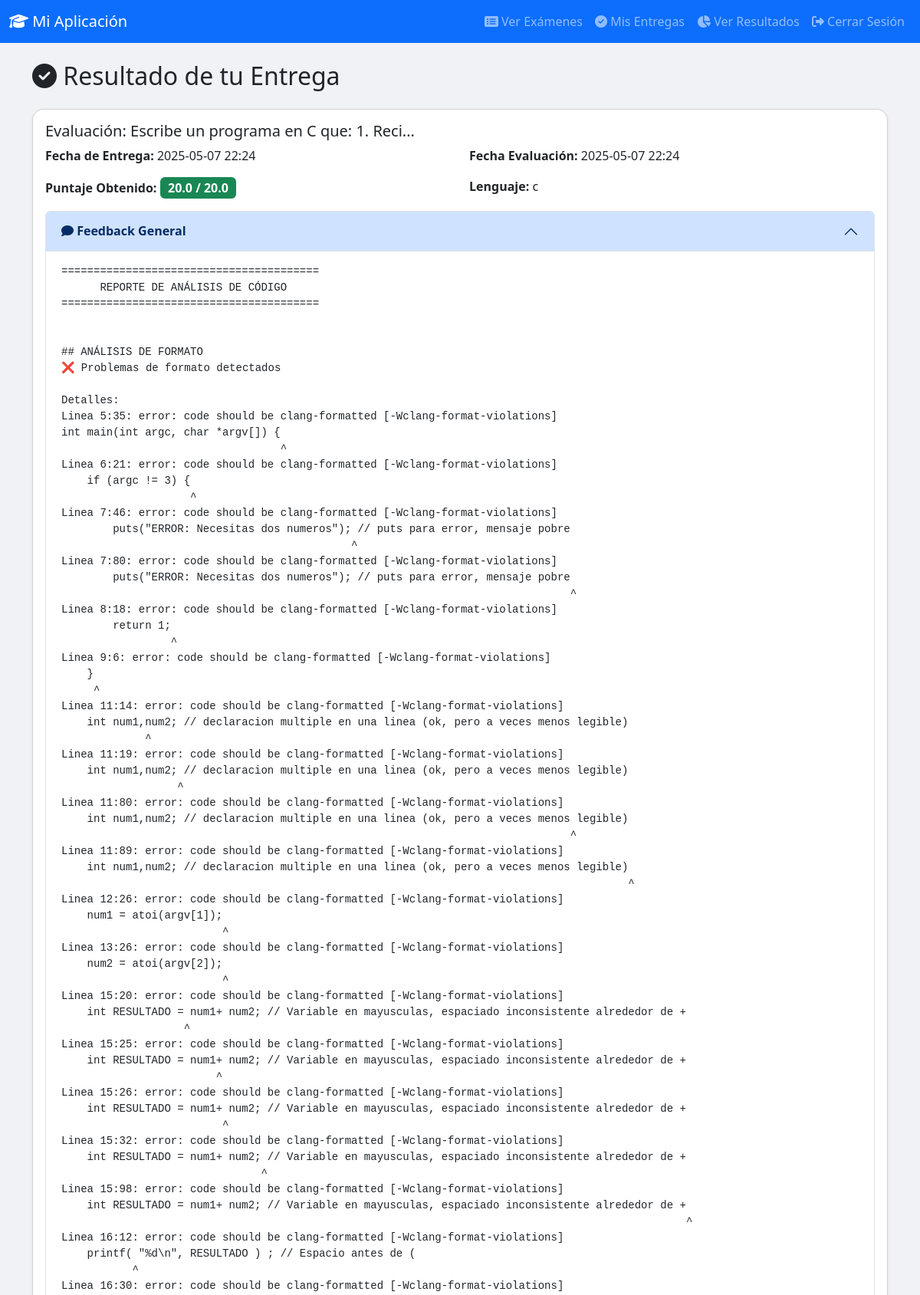
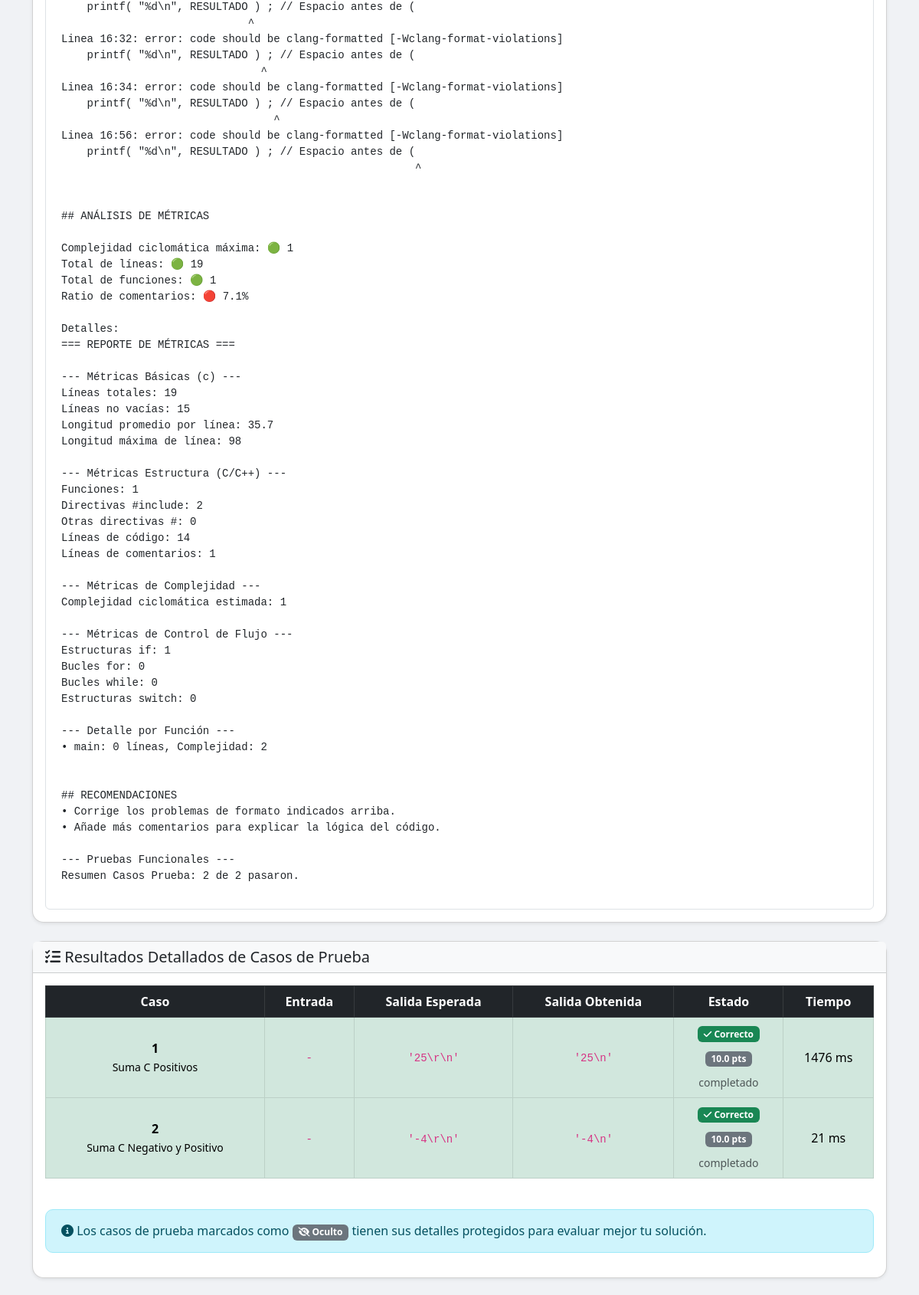
The page /resultado/115 (signed in, upper part) on the database its author committed (2 pictures, top to bottom).
### models.py (models this page shows, shortened)
class Pregunta(db.Model):
    __tablename__ = 'pregunta'
    id = db.Column(db.Integer, primary_key=True)
    enunciado = db.Column(db.Text, nullable=False)
    puntaje_total = db.Column(db.Float, nullable=False)
    lenguaje_programacion = db.Column(db.String(50), nullable=False)
    solucion_modelo = db.Column(db.Text, nullable=True)
    rubrica_evaluacion = db.Column(db.Text, nullable=True, comment="Rubrica en formato JSON para la evaluación con LLM")
    examen_id = db.Column(db.Integer, db.ForeignKey('examen.id'), nullable=False)
    configuracion_formato_json = db.Column(
        db.Text,
        nullable=True,
        comment='Configuración del linter en JSON. Ej: {"perfil": "flake8", "args_adicionales": "--ignore=E501"}'
    )
    casos_de_prueba = db.relationship('CasoDePrueba', backref='pregunta', lazy=True, cascade="all, delete-orphan")
    entregas = db.relationship('Entrega', backref='pregunta', lazy='dynamic')

class Entrega(db.Model):
    __tablename__ = 'entrega'
    id = db.Column(db.Integer, primary_key=True)
    fecha_entrega = db.Column(db.DateTime, nullable=False, default=datetime.utcnow)
    codigo_fuente = db.Column(db.Text, nullable=False)
    archivo = db.Column(db.String(120), nullable=True)
    alumno_id = db.Column(db.Integer, db.ForeignKey('usuario.id'), nullable=False)
    pregunta_id = db.Column(db.Integer, db.ForeignKey('pregunta.id'), nullable=False)
    evaluacion = db.relationship('Evaluacion', backref='entrega', uselist=False)
    analisis_resultados = db.relationship(
        'AnalisisResultado',
        back_populates='entrega', # Usar back_populates
        lazy='dynamic', # Cambiado a dynamic para que sea una query
        cascade='all, delete-orphan'
    )

class Evaluacion(db.Model):
    __tablename__ = 'evaluacion'
    id = db.Column(db.Integer, primary_key=True)
    puntaje_obtenido = db.Column(db.Float, nullable=False)
    feedback = db.Column(db.Text, nullable=True)
    feedback_llm_general = db.Column(db.Text, nullable=True, comment="Feedback cualitativo general del LLM")
    fecha_evaluacion = db.Column(db.DateTime, nullable=False, default=datetime.utcnow)
    entrega_id = db.Column(db.Integer, db.ForeignKey('entrega.id'), nullable=False)
    resultados = db.relationship('ResultadoDeEvaluacion', backref='evaluacion', lazy=True)
    resultados_criterios_llm = db.relationship('ResultadoCriterioLLM', backref='evaluacion', lazy='dynamic', cascade="all, delete-orphan")

class ResultadoDeEvaluacion(db.Model):
    __tablename__ = 'resultado_de_evaluacion'
    id = db.Column(db.Integer, primary_key=True)
    paso = db.Column(db.Boolean, nullable=False)
    salida_obtenida = db.Column(db.Text, nullable=False)
    puntos_obtenidos = db.Column(db.Float, nullable=False)
    evaluacion_id = db.Column(db.Integer, db.ForeignKey('evaluacion.id'), nullable=False)
    caso_de_prueba_id = db.Column(db.Integer, db.ForeignKey('caso_de_prueba.id'), nullable=False)
    salida_obtenida_repr = db.Column(db.Text, nullable=True, comment="Representación depurable (repr) de la salida obtenida")
    salida_esperada_repr = db.Column(db.Text, nullable=True, comment="Representación depurable (repr) de la salida esperada")
    entrada_repr = db.Column(db.Text, nullable=True, comment="Representación depurable (repr) de la entrada utilizada")
    argumentos_repr = db.Column(db.Text, nullable=True, comment="Representación depurable (repr) de los argumentos utilizados")
    stderr_obtenido = db.Column(db.Text, nullable=True, comment="Salida de error si existió durante la ejecución")
    stderr_obtenido_repr = db.Column(db.Text, nullable=True, comment="Representación depurable de stderr")
    tiempo_ejecucion_ms = db.Column(db.Integer, nullable=True, comment="Tiempo de ejecución en milisegundos")
    memoria_utilizada_kb = db.Column(db.Integer, nullable=True, comment="Memoria utilizada en kilobytes")
    estado_ejecucion = db.Column(db.String(50), nullable=True,
                                 comment="Estado detallado: 'completado', 'timeout', 'error', etc.")
    codigo_retorno = db.Column(db.Integer, nullable=True,
                               comment="Código de retorno del proceso ejecutado")
    diferencias_resumen = db.Column(db.Text, nullable=True,
                                   comment="Resumen de diferencias entre salida esperada y obtenida")
    fecha_ejecucion = db.Column(db.DateTime, default=datetime.utcnow, nullable=True)

class CasoDePrueba(db.Model):
    __tablename__ = 'caso_de_prueba'
    id = db.Column(db.Integer, primary_key=True)
    descripcion = db.Column(db.Text, nullable=False)
    argumentos = db.Column(db.Text, nullable=False)
    entrada = db.Column(db.Text, nullable=True, default="")
    salida_esperada = db.Column(db.Text, nullable=True, default="")
    puntos = db.Column(db.Float, nullable=False)
    es_oculto = db.Column(db.Boolean, default=False)
    pregunta_id = db.Column(db.Integer, db.ForeignKey('pregunta.id'), nullable=False)
    resultados = db.relationship('ResultadoDeEvaluacion', backref='caso_de_prueba', lazy='dynamic')

### routes.py (the view, shortened to what this page needs)
@app.route('/resultado/<int:entrega_id>')
@login_required
def ver_resultado(entrega_id):
    entrega = Entrega.query.get_or_404(entrega_id)
    if entrega.alumno_id != current_user.id:
        flash('No tienes permiso para ver este resultado.', 'danger')
        return redirect(url_for('dashboard'))
    evaluacion = entrega.evaluacion
    if not evaluacion:
        flash('La entrega aún no ha sido evaluada.', 'warning')
        return redirect(url_for('dashboard'))
    rubrica_json_str = entrega.pregunta.rubrica_evaluacion
    rubrica_data = None
    if rubrica_json_str:
        try:
            rubrica_data = json.loads(rubrica_json_str)
            print(f"Rubrica data successfully loaded: {rubrica_data}")  # Debug log
        except json.JSONDecodeError:
            rubrica_data = {"tipo_rubrica": "error", "criterios": []}  # Default en caso de error
    resultados_llm_list = []
    if evaluacion.resultados_criterios_llm:
        print(f"Resultados LLM: {resultados_llm_list}")  # Debug log
    return render_template(
        'ver_resultado.html',
        evaluacion=evaluacion,
        rubrica_data_json=json.dumps(rubrica_data),
        resultados_llm_json=json.dumps(resultados_llm_list),
    )

### models.py (called while the page is built)
@login_manager.user_loader
def load_user(user_id):
    return Usuario.query.get(int(user_id))

### templates/ver_resultado.html (shortened to what this page needs)
{% extends "base.html" %}
{% block content %}
<h2 class="mb-4"><i class="fas fa-check-circle"></i> Resultado de tu Entrega</h2>
<div class="card shadow-sm mb-4">
    <div class="card-body">
        <h5 class="card-title">Evaluación: {{ evaluacion.entrega.pregunta.enunciado | striptags | truncate(40, True, '...') }}</h5>
        <div class="row">
            <div class="col-md-6">
                <p class="card-text"><strong>Fecha de Entrega:</strong> {{ evaluacion.entrega.fecha_entrega.strftime('%Y-%m-%d %H:%M') }}</p>
                <p class="card-text"><strong>Puntaje Obtenido:</strong>
                    <span class="badge {% if evaluacion.puntaje_obtenido == evaluacion.entrega.pregunta.puntaje_total %}bg-success{% elif evaluacion.puntaje_obtenido > 0 %}bg-warning{% else %}bg-danger{% endif %} fs-6">
                        {{ evaluacion.puntaje_obtenido }} / {{ evaluacion.entrega.pregunta.puntaje_total }}
                    </span>
                </p>
            </div>
            <div class="col-md-6">
                <p class="card-text"><strong>Fecha Evaluación:</strong> {{ evaluacion.fecha_evaluacion.strftime('%Y-%m-%d %H:%M') }}</p>
                <p class="card-text"><strong>Lenguaje:</strong> {{ evaluacion.entrega.pregunta.lenguaje_programacion }}</p>
            </div>
        </div>
        <div class="mt-3">
            <div class="accordion" id="feedbackAccordion">
                <div class="accordion-item">
                    <h2 class="accordion-header">
                        <button class="accordion-button" type="button" data-bs-toggle="collapse" data-bs-target="#feedbackBody" aria-expanded="true" aria-controls="feedbackBody">
                            <strong><i class="fas fa-comment"></i> Feedback General</strong>
                        </button>
                    </h2>
                    <div id="feedbackBody" class="accordion-collapse collapse show" data-bs-parent="#feedbackAccordion">
                        <div class="accordion-body">
                            <pre class="feedback-text">{{ evaluacion.feedback }}</pre>
                        </div>
                    </div>
                </div>
            </div>
        </div>
    </div>
</div>
<div class="card shadow-sm mb-4">
    <div class="card-header bg-light">
        <h5 class="mb-0"><i class="fas fa-tasks"></i> Resultados Detallados de Casos de Prueba</h5>
    </div>
    <div class="card-body">
        <div class="table-responsive">
            <table class="table table-bordered table-hover">
                <thead class="table-dark">
                    <tr>
                        <th>Caso</th>
                        <th>Entrada</th>
                        <th>Salida Esperada</th>
                        <th>Salida Obtenida</th>
                        <th>Estado</th>
                        <th>Tiempo</th>
                    </tr>
                </thead>
                <tbody>
                    {% for resultado in evaluacion.resultados %}
                    <tr class="{% if resultado.paso %}table-success{% else %}table-danger{% endif %}">
                        <td>
                            <span class="fw-bold">{{ loop.index }}</span>
                            {% if resultado.caso_de_prueba.descripcion %}
                            <br><small>{{ resultado.caso_de_prueba.descripcion }}</small>
                            {% endif %}
                        </td>
                        <td>
                            {% if resultado.caso_de_prueba.es_oculto %}
                                <div class="text-muted fst-italic">
                                    <i class="fas fa-eye-slash"></i> Caso de prueba oculto
                                </div>
                            {% else %}
                                <div class="code-display">
                                    {% if resultado.entrada_repr %}
                                        <code>{{ resultado.entrada_repr }}</code>
                                    {% else %}
                                        <code>{{ resultado.caso_de_prueba.entrada|default('-', true) }}</code>
                                    {% endif %}
                                </div>
                            {% endif %}
                        </td>
                        <td>
                            {% if resultado.caso_de_prueba.es_oculto %}
                                <div class="text-muted fst-italic">
                                    <i class="fas fa-eye-slash"></i> Caso de prueba oculto
                                </div>
                            {% else %}
                                <div class="code-display">
                                    {% if resultado.salida_esperada_repr %}
                                        <code>{{ resultado.salida_esperada_repr }}</code>
                                    {% else %}
                                        <code>{{ resultado.caso_de_prueba.salida_esperada }}</code>
                                    {% endif %}
                                </div>
                            {% endif %}
                        </td>
                        <td>
                            {% if resultado.caso_de_prueba.es_oculto %}
                                <div class="text-muted fst-italic">
                                    <i class="fas fa-eye-slash"></i> Caso de prueba oculto
                                </div>
                            {% else %}
                                <div class="code-display">
                                    {% if resultado.salida_obtenida_repr %}
                                        <code>{{ resultado.salida_obtenida_repr }}</code>
                                    {% else %}
                                        <code>{{ resultado.salida_obtenida }}</code>
                                    {% endif %}
                                </div>
                            {% endif %}
                        </td>
                        <td>
                            {% if resultado.paso %}
                                <span class="badge bg-success"><i class="fas fa-check"></i> Correcto</span>
                            {% else %}
                                <span class="badge bg-danger"><i class="fas fa-times"></i> Incorrecto</span>
                            {% endif %}
                            <div class="mt-2">
                                <span class="badge bg-secondary">{{ resultado.puntos_obtenidos }} pts</span>
                            </div>
                            {% if resultado.estado_ejecucion %}
                                <div class="mt-2">
                                    <small class="text-muted">{{ resultado.estado_ejecucion }}</small>
                                </div>
                            {% endif %}
                        </td>
                        <td>
                            {% if resultado.tiempo_ejecucion_ms %}
                                {{ resultado.tiempo_ejecucion_ms }} ms
                            {% else %}
                                -
                            {% endif %}
                        </td>
                    </tr>
                    {% endfor %}
                </tbody>
            </table>
        </div>
        <div class="mt-4">
            <div class="alert alert-info">
                <i class="fas fa-info-circle"></i> Los casos de prueba marcados como <span class="badge bg-secondary"><i class="fas fa-eye-slash"></i> Oculto</span> tienen sus detalles protegidos para evaluar mejor tu solución.
            </div>
        </div>
    </div>
</div>
{% endblock %}

### static/css/styles.css (style rules this page uses)
body { background-color: #f0f2f5; }
.card { border-radius: 15px; transition: transform 0.2s; }
.alert { border-radius: 10px; padding: 15px 20px; font-size: 1rem; }
.table thead th { vertical-align: middle; text-align: center; }
.table tbody td { vertical-align: middle; text-align: center; }

### rows shown on the page
Pregunta: entrega.pregunta.enunciado "Escribe un programa en C que: 1. Reci...", entrega.pregunta.puntaje_total "20.0", entrega.pregunta.lenguaje_programacion "c"
Entrega: entrega.fecha_entrega "2025-05-07 22:24"
Evaluacion: puntaje_obtenido "20.0", fecha_evaluacion "2025-05-07 22:24", feedback "======================================== REPORTE DE ANÁLISIS DE CÓDIGO ======================================== ## ANÁLISIS DE FORMATO ❌ Problemas de formato detectados Detalles: Linea 5:35: error: code should be clang-formatted [-Wclang-format-violations] int main(int argc, char *argv[]) { ^ Linea 6:21: error: code should be clang-formatted [-Wclang-format-violations] if (argc != 3) { ^ Linea 7:46: error: code should be clang-formatted [-Wclang-format-violations] puts(\"ERROR: Necesitas dos numeros\"); // puts para error, mensaje pobre ^ Linea 7:80: error: code should be clang-formatted [-Wclang-format-violations] puts(\"ERROR: Necesitas dos numeros\"); // puts para error, mensaje pobre ^…"
ResultadoDeEvaluacion: caso_de_prueba.descripcion "Suma C Positivos", caso_de_prueba.entrada "-", salida_esperada_repr "'25\\r\\n'", salida_obtenida_repr "'25\\n'", paso True (drawn), puntos_obtenidos "10.0", estado_ejecucion "completado", tiempo_ejecucion_ms "1476"
ResultadoDeEvaluacion: caso_de_prueba.descripcion "Suma C Negativo y Positivo", caso_de_prueba.entrada "-", salida_esperada_repr "'-4\\r\\n'", salida_obtenida_repr "'-4\\n'", paso True (drawn), puntos_obtenidos "10.0", estado_ejecucion "completado", tiempo_ejecucion_ms "21"
